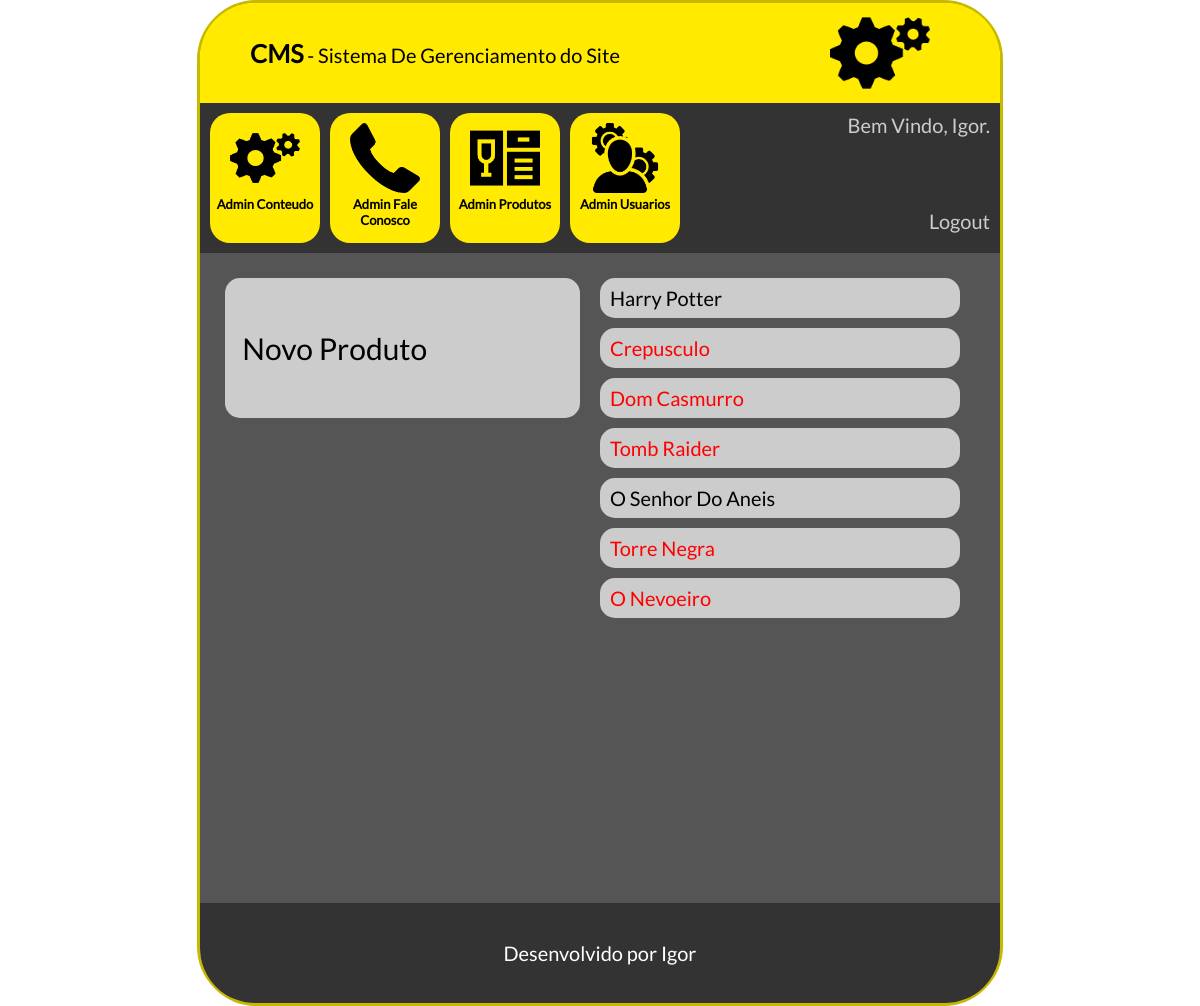
Page /cms/adminproduto.php (signed in) on the committed database.
### tables this page shows
CREATE TABLE `tbl_usuarios` (
  `id` int(11) NOT NULL AUTO_INCREMENT,
  `nome` varchar(100) NOT NULL,
  `senha` varchar(100) NOT NULL,
  `id_nivel` int(11) NOT NULL,
  `ativo` int(11) NOT NULL,
  PRIMARY KEY (`id`),
  UNIQUE KEY `nome_UNIQUE` (`nome`),
  KEY `fk_usuarios_niveis_idx` (`id_nivel`),
  CONSTRAINT `fk_usuarios_niveis` FOREIGN KEY (`id_nivel`) REFERENCES `tbl_niveis` (`id`) ON DELETE NO ACTION ON UPDATE NO ACTION
);

CREATE TABLE `tbl_produtos` (
  `id` int(11) NOT NULL AUTO_INCREMENT,
  `nome` varchar(200) NOT NULL,
  `descricao` varchar(200) NOT NULL,
  `preco` float NOT NULL,
  `desconto` float NOT NULL,
  `id_subcategoria` int(11) NOT NULL,
  `ativo` int(11) NOT NULL,
  `imagem` varchar(250) DEFAULT NULL,
  PRIMARY KEY (`id`)
);

### cms/conexao.php (called while the page is built)
<?php
    function conexaoDb(){
        $host = "localhost";
        $database = "db_banca";
        $user = "root";
        $password = "bcd127";
        if(!$conexao = mysqli_connect($host,$user,$password,$database)){
            echo('Erro na conexão com o Banco de Dados');
        }
        return $conexao;
    }
?>

### cms/db.php (called while the page is built, shortened)
<?php
    include_once "conexao.php";
    function selectUsuarioBanco($id){
        $sql = "SELECT * from tbl_usuarios WHERE id=". $id;
        return mysqli_query(conexaoDb(), $sql);
    }
	function selectProdutosBanco(){
        $sql = "SELECT * from tbl_produtos";
        return mysqli_query(conexaoDb(), $sql);
    }
?>

### cms/adminproduto.php (the view, shortened to what this page needs)
<?php
    include_once "db.php";
    $selectLogin = selectUsuarioBanco($_SESSION["idLogin"]);
    $rsLogado = mysqli_fetch_array($selectLogin);
    $nomeLogado = $rsLogado["nome"];
    $select = selectProdutosBanco();
?>
<!doctype html>
<html lang="pt-br">
	<head>
        <link rel="stylesheet" type="text/css" href="css/style.css">
	</head>
	<body>
        <main id="caixaPrincipal">
            <div id="caixaLogo">
                <span class="textoGrande">CMS</span> - Sistema De Gerenciamento do Site
                <div id="logo"><img src="icones/config.png"></div>
            </div>
            <div id="caixaOpcoes">
                <a href="index.php">
                    <div class="caixaItem">
                        <img src="icones/config.png"><br>
                        Admin Conteudo
                    </div>
                </a>
                <a href="faleconosco.php">
                    <div class="caixaItem">
                        <img src="icones/contato.png"><br>
                        Admin Fale Conosco
                    </div>
                </a>
                <a href="produtos.php">
                    <div class="caixaItem">
                        <img src="icones/produtos.png"><br>
                        Admin Produtos
                    </div>
                </a>
                <a href="usuarios.php">
                    <div class="caixaItem">
                        <img src="icones/admin.png"><br>
                        Admin Usuarios
                    </div>
                </a>
                <div id="caixaUsuario">
                    Bem Vindo, <?php echo($nomeLogado)?>.<br><br><br><br>
                    <a href="../login.php?modo=logout"><span class="branco">Logout</span></a>
                </div>
            </div>
            <div id="caixaConteudo">
                <div class=colunaConteudo>
				    <a href="cadastrarcelebridade.php">
                        <div class="caixaOpcao">
                             &nbsp;&nbsp; Novo Produto
                        </div>
                    </a>
                </div>
                <div class=colunaConteudoContatoNivel>
                    <?php
                    while($rsProdutos = mysqli_fetch_array($select)){
						if($rsProdutos['desconto'] > 0){
							$promocao = "red";
						}else{
							$promocao = "";
						}
                    ?>
                        <div class="usuarioNivel">
                             <span class="<?php echo($promocao)?>"><?php echo($rsProdutos['nome'])?></span>
                        </div>
                    <?php } ?>
                </div>
            </div>
            <footer id="rodape">
                Desenvolvido por Igor
            </footer>
        </main>
    </body>
</html>

### cms/css/style.css (style rules this page uses)
* { margin: 0px; padding: 0px; text-decoration: none; font-family: lato; font-size: 20px; }
.red { color: red; }
.branco { color: #cccccc; }
.textoGrande { font-size: 25px; font-weight: bold; }
#caixaPrincipal { height: 1000px; width: 800px; margin-left: auto; margin-right: auto; border-radius: 60px; border: solid 3px #c7b800; }
#caixaLogo { height: 100px; width: 700px; background-color: #ffea00; border-top-left-radius: 55px; border-top-right-radius: 55px;; line-height: 100px; padding-left: 50px; padding-right: 50px; }
#logo { height: 100px; width: 100px; margin-right: 20px; float: right; }
#logo img { max-height: 100px; max-width: 100px; margin-right: 0px; transition: 0.2s; }
#caixaOpcoes { height: 130px; width: 780px; padding: 10px; background-color: #333333; }
.caixaItem { height: 110px; width: 110px; font-weight: bold; font-size: 13px; background-color: #ffea00; text-align: center; float: left; margin-right: 10px; padding-top: 10px; padding-bottom: 10px; border-radius: 20px; transition: 0.2s; color: #000000; }
.caixaItem img { height: 70px; width: 70px; }
#caixaUsuario { color: #cccccc; text-align: right; float: right; }
#caixaConteudo { height: 600px; width: 750px; padding: 25px; background-color: #555555; }
.colunaConteudo, .colunaConteudoContatoNivel { height: 600px; width: 375px; float: left; }
.colunaConteudoContatoNivel { overflow: auto; }
.caixaOpcao { height: 140px; width: 355px; line-height: 140px; margin-bottom: 10px; background-color: #cccccc; font-size: 30px; border-radius: 15px; transition: 0.2s; color: #000000; }
.usuarioNivel { height: 40px; width: 350px; line-height: 40px; padding-left: 10px; margin-bottom: 10px; background-color: #cccccc; font-size: 20px; border-radius: 15px; transition: 0.2s; }
#rodape { height: 100px; width: 800px; border-bottom-left-radius: 55px; border-bottom-right-radius: 55px; background-color: #333333; text-align: center; line-height: 100px; color: #ffffff; }

### rows in the picture
tbl_usuarios: nome "Igor"
tbl_produtos: nome "Harry Potter"
tbl_produtos: nome "Crepusculo"
tbl_produtos: nome "Dom Casmurro"
tbl_produtos: nome "Tomb Raider"
tbl_produtos: nome "O Senhor Do Aneis"
tbl_produtos: nome "Torre Negra"
tbl_produtos: nome "O Nevoeiro"
